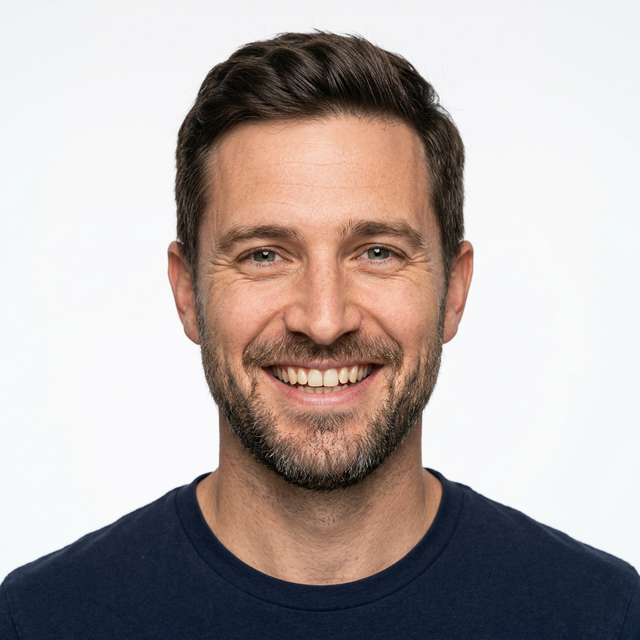
#> input picture ImagesAttendance/AI Person.png, 640 x 640 px, given in place of the camera
$ python p8.py
#> lines starting #> are read from the running program, lines starting #| are printed output that depends on the picture; after the words box and inside, x2 and y2 are one past the last pixel; in counts of white or black regions, pixels touching at a corner belong together
import cv2
import numpy as np

def main():
    # Open the default camera
    cap = cv2.VideoCapture(0)

    if not cap.isOpened():
        print("Error: Could not open webcam.")
        return

    # Define the lower and upper boundaries of a "blue"
    # object in the HSV color space.
    # Note: OpenCV uses H: 0-179, S: 0-255, V: 0-255
    # You can change these values to track different colors:
    # Green: lower (~40, 50, 50), upper (~80, 255, 255)
    # Red: lower (~160, 50, 50), upper (~180, 255, 255) OR lower (~0, 50, 50), upper (~10, 255, 255)
    color_lower = np.array([100, 150, 0], dtype=np.uint8)
    color_upper = np.array([140, 255, 255], dtype=np.uint8)

    print("Tracking blue color. Press 'q' to quit.")

    while True:
        # Read the next frame from the camera
        ret, frame = cap.read()
#> frame is the input picture: shape (640, 640, 3); mean B, G, R 167.3, 170.1, 180
        if not ret:
            print("Error: Failed to capture image")
            break

        # Blurred frame helps in reducing noise
        blurred = cv2.GaussianBlur(frame, (11, 11), 0)

        # Convert the frame to HSV (Hue, Saturation, Value) color space
        hsv = cv2.cvtColor(blurred, cv2.COLOR_BGR2HSV)
#> hsv: shape (640, 640, 3); mean H, S, V 71.7, 54.7, 185.9

        # Construct a mask for the color, then perform a series of
        # dilations and erosions to remove any small blobs left in the mask
        mask = cv2.inRange(hsv, color_lower, color_upper)
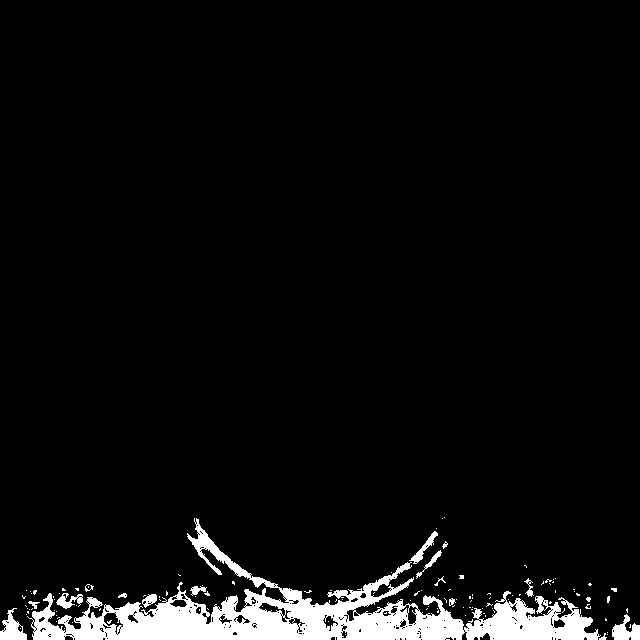
#> mask: shape (640, 640); 5.2% white; 124 white regions (108 under 20 px), largest, box (x1, y1, x2, y2) and area: (27, 518, 601, 640) 19011, (0, 608, 27, 640) 445, (612, 614, 640, 640) 415
        mask = cv2.erode(mask, None, iterations=2)
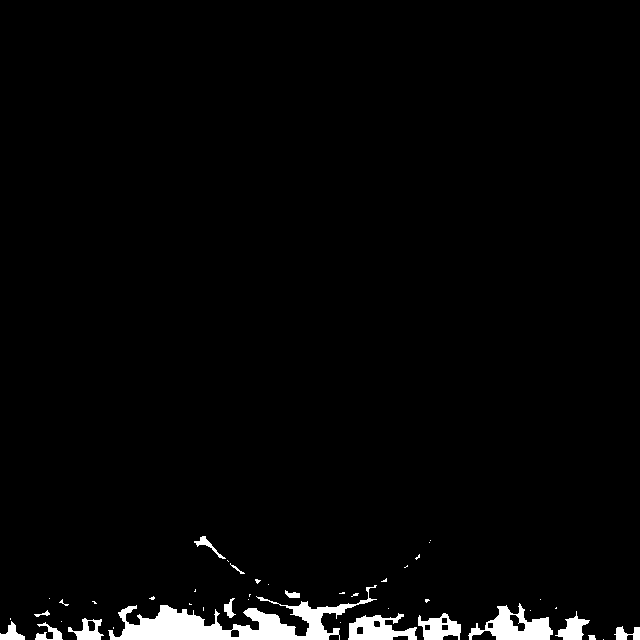
#> mask: shape (640, 640); 2.6% white; 44 white regions (28 under 20 px), largest, box (x1, y1, x2, y2) and area: (108, 585, 377, 640) 5087, (468, 603, 553, 640) 1503, (348, 613, 417, 640) 1095
        mask = cv2.dilate(mask, None, iterations=2)
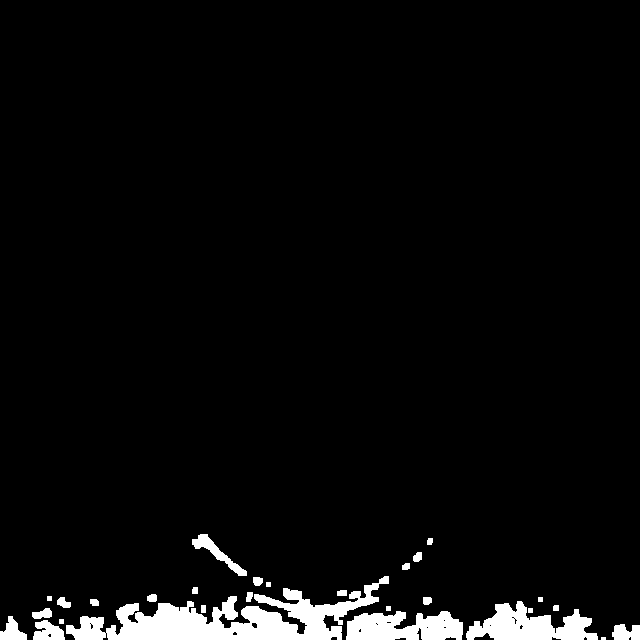
#> mask: shape (640, 640); 4.1% white; 28 white regions (1 under 20 px)

        # Find contours in the mask
        contours, _ = cv2.findContours(mask.copy(), cv2.RETR_EXTERNAL, cv2.CHAIN_APPROX_SIMPLE)
#> contours = 28 contours, 7 with area under 20; largest, box (x1, y1, x2, y2) and area: (66, 576, 389, 640) 7860, (466, 601, 598, 640) 2742, (346, 611, 463, 640) 2467, (192, 534, 247, 576) 500, (33, 620, 65, 640) 405

        center = None

        # Only proceed if at least one contour was found
        if len(contours) > 0:
            # Find the largest contour in the mask, then use it to compute
            # the minimum enclosing circle and centroid
            c = max(contours, key=cv2.contourArea)
#> c = contour of 472 points, box (x1, y1, x2, y2) (66, 576, 389, 640), area 7860
            ((x, y), radius) = cv2.minEnclosingCircle(c)
#> x = 227; y = 604.5; radius = 163.5

            # Calculate the center (Moments)
            M = cv2.moments(c)
#> M = moments, m00 7860, centre m10/m00, m01/m00 = (226.8, 620.6)
            # Avoid division by zero
            if M["m00"] > 0:
                center = (int(M["m10"] / M["m00"]), int(M["m01"] / M["m00"]))
#> center = (226, 620)
            else:
                center = (int(x), int(y))

            # Only proceed if the radius meets a minimum size
            # This filters out tiny specks of the color
            if radius > 10:
                # Draw the circle and centroid on the frame
                cv2.circle(frame, (int(x), int(y)), int(radius), (0, 255, 255), 2)
                cv2.circle(frame, center, 5, (0, 0, 255), -1)
#> frame: shape (640, 640, 3); mean B, G, R 166.8, 170.6, 180.6

                # Add text to display the current tracking
                cv2.putText(frame, "Tracking Object", (int(x) - int(radius), int(y) - int(radius) - 10),
                            cv2.FONT_HERSHEY_SIMPLEX, 0.6, (0, 255, 255), 2)
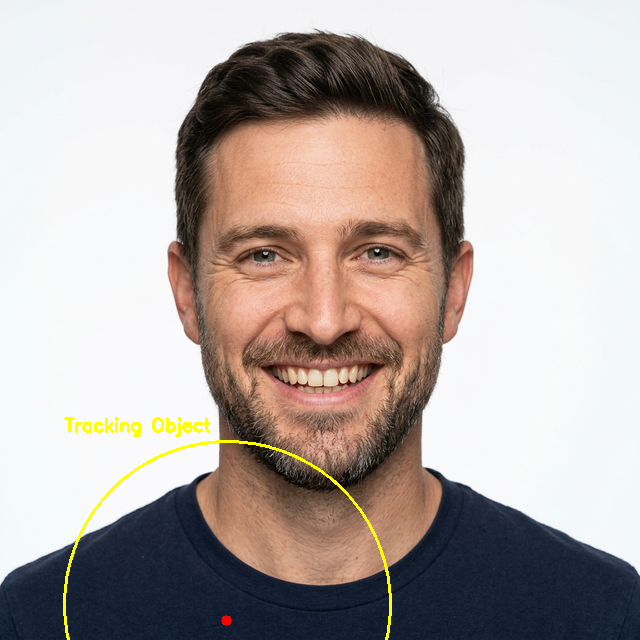
#> frame: shape (640, 640, 3); mean B, G, R 166.1, 170.6, 180.6

        # Show the output frame
        cv2.imshow("Frame", frame)
        # Uncomment the next line to show the mask window as well
        # cv2.imshow("Mask", mask)

        # If the 'q' key is pressed, stop the loop
        key = cv2.waitKey(1) & 0xFF
#> (key q is pressed here)
        if key == ord("q"):
            break

    # Cleanup the camera and close any open windows
    cap.release()
    cv2.destroyAllWindows()

if __name__ == "__main__":
    main()
